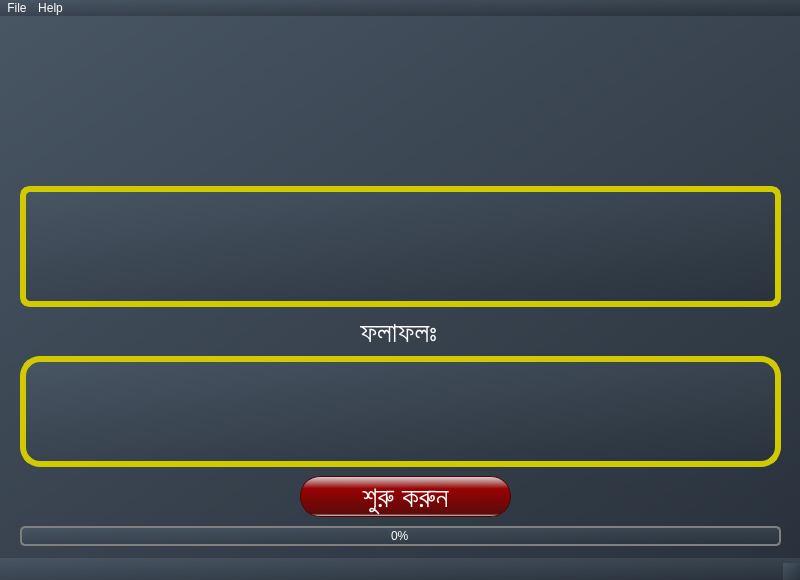
<?xml version="1.0" encoding="UTF-8"?>
<ui version="4.0">
 <class>MainWindow</class>
 <widget class="QMainWindow" name="MainWindow">
  <property name="geometry">
   <rect>
    <x>0</x>
    <y>0</y>
    <width>800</width>
    <height>580</height>
   </rect>
  </property>
  <property name="minimumSize">
   <size>
    <width>800</width>
    <height>580</height>
   </size>
  </property>
  <property name="maximumSize">
   <size>
    <width>800</width>
    <height>580</height>
   </size>
  </property>
  <property name="font">
   <font>
    <pointsize>16</pointsize>
   </font>
  </property>
  <property name="windowTitle">
   <string>Bangla Voice Calculator</string>
  </property>
  <property name="windowIcon">
   <iconset resource="appResource.qrc">
    <normaloff>:/Resources/SpeechCalTi.png</normaloff>:/Resources/SpeechCalTi.png</iconset>
  </property>
  <property name="windowOpacity">
   <double>0.949990000000000</double>
  </property>
  <property name="styleSheet">
   <string notr="true">background-color: qlineargradient(x1: 0, y1: 0, x2: 1, y2: 1,stop: 0 rgb(72, 85, 99), stop: 1 rgb(41, 50, 60));
color:white;</string>
  </property>
  <widget class="QWidget" name="centralwidget">
   <widget class="QLabel" name="label">
    <property name="enabled">
     <bool>true</bool>
    </property>
    <property name="geometry">
     <rect>
      <x>150</x>
      <y>10</y>
      <width>501</width>
      <height>141</height>
     </rect>
    </property>
    <property name="autoFillBackground">
     <bool>false</bool>
    </property>
    <property name="styleSheet">
     <string notr="true">background-color: rgba(0,0,0,0%)</string>
    </property>
    <property name="frameShadow">
     <enum>QFrame::Plain</enum>
    </property>
    <property name="text">
     <string/>
    </property>
    <property name="pixmap">
     <pixmap resource="appResource.qrc">:/Resources/SpeechCalBanner.png</pixmap>
    </property>
    <property name="scaledContents">
     <bool>true</bool>
    </property>
   </widget>
   <widget class="QProgressBar" name="progressBar">
    <property name="geometry">
     <rect>
      <x>20</x>
      <y>510</y>
      <width>761</width>
      <height>20</height>
     </rect>
    </property>
    <property name="styleSheet">
     <string notr="true">QProgressBar {
    border: 2px solid grey;
    border-radius: 5px;
	text-align:center;
	color:white;
}

QProgressBar::chunk {
	background-color:qlineargradient(spread:reflect, x1:1, y1:0, x2:0.995, y2:1, stop:0 rgba(218, 218, 218, 255), stop:0.305419 rgba(235, 0, 0, 255), stop:0.935961 rgba(227, 64, 64, 255), stop:1 rgba(240, 240, 240, 255));
    width: 20px;
}</string>
    </property>
    <property name="value">
     <number>0</number>
    </property>
   </widget>
   <widget class="QPushButton" name="startBtn">
    <property name="geometry">
     <rect>
      <x>300</x>
      <y>460</y>
      <width>211</width>
      <height>41</height>
     </rect>
    </property>
    <property name="font">
     <font>
      <pointsize>22</pointsize>
     </font>
    </property>
    <property name="cursor">
     <cursorShape>ArrowCursor</cursorShape>
    </property>
    <property name="styleSheet">
     <string notr="true">QPushButton{
	color: white;
	background-color:qlineargradient(spread:reflect, x1:1, y1:0, x2:0.995, y2:1, stop:0 rgba(218, 218, 218, 255), stop:0.305419 rgba(153, 2, 2, 255), stop:0.935961 rgba(92, 11, 11, 255), stop:1 rgba(240, 240, 240, 255));
	border: 1px solid #520202;
	border-radius: 20px;
}

QPushButton:hover {
    background-color:qlineargradient(spread:reflect, x1:1, y1:0, x2:0.995, y2:1, stop:0 rgba(218, 218, 218, 255), stop:0.305419 rgba(0, 102, 7, 255), stop:0.935961 rgba(43, 186, 53, 255), stop:1 rgba(240, 240, 240, 255));
	border: 1px solid #006607;
}

QPushButton:pressed {
    background-color: qlineargradient(x1: 0, y1: 0, x2: 0, y2: 1,
                                      stop: 0 #d9d200, stop: 1 #fff700);
}
</string>
    </property>
    <property name="text">
     <string>শুরু করুন</string>
    </property>
    <property name="icon">
     <iconset resource="appResource.qrc">
      <normaloff>:/Resources/mic.png</normaloff>:/Resources/mic.png</iconset>
    </property>
    <property name="iconSize">
     <size>
      <width>35</width>
      <height>31</height>
     </size>
    </property>
   </widget>
   <widget class="QPlainTextEdit" name="listenText">
    <property name="geometry">
     <rect>
      <x>20</x>
      <y>170</y>
      <width>761</width>
      <height>121</height>
     </rect>
    </property>
    <property name="font">
     <font>
      <pointsize>18</pointsize>
     </font>
    </property>
    <property name="styleSheet">
     <string notr="true">border: 6px solid #d1ca00;
border-radius: 10px;
color:white;</string>
    </property>
   </widget>
   <widget class="QPlainTextEdit" name="outputText">
    <property name="geometry">
     <rect>
      <x>20</x>
      <y>340</y>
      <width>761</width>
      <height>111</height>
     </rect>
    </property>
    <property name="font">
     <font>
      <pointsize>24</pointsize>
     </font>
    </property>
    <property name="styleSheet">
     <string notr="true">border: 6px solid #d1ca00;
border-radius: 20px;
color:white;</string>
    </property>
   </widget>
   <widget class="QLabel" name="label_2">
    <property name="geometry">
     <rect>
      <x>360</x>
      <y>300</y>
      <width>101</width>
      <height>31</height>
     </rect>
    </property>
    <property name="font">
     <font>
      <pointsize>22</pointsize>
     </font>
    </property>
    <property name="styleSheet">
     <string notr="true">background-color: rgba(0,0,0,0%);
color:white;</string>
    </property>
    <property name="text">
     <string>ফলাফলঃ</string>
    </property>
   </widget>
  </widget>
  <widget class="QMenuBar" name="menubar">
   <property name="geometry">
    <rect>
     <x>0</x>
     <y>0</y>
     <width>800</width>
     <height>18</height>
    </rect>
   </property>
   <property name="styleSheet">
    <string notr="true">QMenuBar {
   color:white;
spacing: 3px; /* spacing between menu bar items */
}

QMenuBar::item {
    padding: 1px 4px;
    background: transparent;
    border-radius: 4px;
}

QMenuBar::item:selected { /* when selected using mouse or keyboard */
    background: #a8a8a8;
}

QMenuBar::item:pressed {
    background: #888888;
}</string>
   </property>
   <widget class="QMenu" name="menuhelp">
    <property name="styleSheet">
     <string notr="true">color:white;</string>
    </property>
    <property name="title">
     <string>Help</string>
    </property>
    <addaction name="actionhelp"/>
    <addaction name="actionabout"/>
   </widget>
   <widget class="QMenu" name="menuFile">
    <property name="title">
     <string>File</string>
    </property>
    <addaction name="actionSettings"/>
    <addaction name="actionExit"/>
   </widget>
   <addaction name="menuFile"/>
   <addaction name="menuhelp"/>
  </widget>
  <widget class="QStatusBar" name="statusbar"/>
  <action name="actionhelp">
   <property name="icon">
    <iconset resource="appResource.qrc">
     <normaloff>:/Resources/help.png</normaloff>:/Resources/help.png</iconset>
   </property>
   <property name="text">
    <string>help</string>
   </property>
   <property name="shortcut">
    <string>Ctrl+H</string>
   </property>
  </action>
  <action name="actionabout">
   <property name="icon">
    <iconset resource="appResource.qrc">
     <normaloff>:/Resources/about.png</normaloff>:/Resources/about.png</iconset>
   </property>
   <property name="text">
    <string>About</string>
   </property>
   <property name="shortcut">
    <string>Ctrl+B</string>
   </property>
  </action>
  <action name="actionSettings">
   <property name="icon">
    <iconset resource="appResource.qrc">
     <normaloff>:/Resources/settings.png</normaloff>:/Resources/settings.png</iconset>
   </property>
   <property name="text">
    <string>Settings</string>
   </property>
   <property name="shortcut">
    <string>Ctrl+S</string>
   </property>
  </action>
  <action name="actionExit">
   <property name="icon">
    <iconset resource="appResource.qrc">
     <normaloff>:/Resources/exit.png</normaloff>:/Resources/exit.png</iconset>
   </property>
   <property name="text">
    <string>Exit</string>
   </property>
   <property name="shortcut">
    <string>Ctrl+Q</string>
   </property>
   <property name="menuRole">
    <enum>QAction::QuitRole</enum>
   </property>
  </action>
 </widget>
 <resources>
  <include location="appResource.qrc"/>
 </resources>
 <connections/>
</ui>
